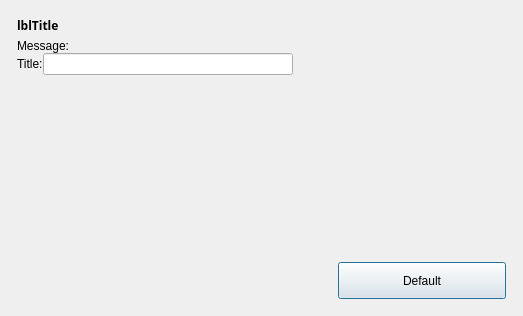
<?xml version="1.0" encoding="UTF-8"?>
<ui version="4.0">
 <class>Dialog</class>
 <widget class="QDialog" name="Dialog">
  <property name="geometry">
   <rect>
    <x>0</x>
    <y>0</y>
    <width>523</width>
    <height>316</height>
   </rect>
  </property>
  <property name="windowTitle">
   <string>Dialog</string>
  </property>
  <property name="autoFillBackground">
   <bool>false</bool>
  </property>
  <layout class="QVBoxLayout" name="verticalLayout_2">
   <item>
    <widget class="QFrame" name="frContainer">
     <property name="frameShape">
      <enum>QFrame::NoFrame</enum>
     </property>
     <property name="frameShadow">
      <enum>QFrame::Raised</enum>
     </property>
     <layout class="QVBoxLayout" name="verticalLayout">
      <property name="spacing">
       <number>0</number>
      </property>
      <property name="margin">
       <number>6</number>
      </property>
      <item>
       <layout class="QHBoxLayout" name="DialogTitle">
        <property name="bottomMargin">
         <number>5</number>
        </property>
        <item>
         <widget class="QLabel" name="lblTitle">
          <property name="sizePolicy">
           <sizepolicy hsizetype="Preferred" vsizetype="Preferred">
            <horstretch>0</horstretch>
            <verstretch>0</verstretch>
           </sizepolicy>
          </property>
          <property name="maximumSize">
           <size>
            <width>16777215</width>
            <height>45</height>
           </size>
          </property>
          <property name="font">
           <font>
            <family>Century Gothic</family>
            <weight>75</weight>
            <bold>true</bold>
           </font>
          </property>
          <property name="text">
           <string>lblTitle</string>
          </property>
         </widget>
        </item>
       </layout>
      </item>
      <item>
       <widget class="QLabel" name="lblMessage">
        <property name="text">
         <string>Message:</string>
        </property>
       </widget>
      </item>
      <item>
       <layout class="QHBoxLayout" name="horizontalLayout">
        <item>
         <layout class="QFormLayout" name="formLayout">
          <property name="fieldGrowthPolicy">
           <enum>QFormLayout::AllNonFixedFieldsGrow</enum>
          </property>
          <property name="labelAlignment">
           <set>Qt::AlignRight|Qt::AlignTrailing|Qt::AlignVCenter</set>
          </property>
          <item row="0" column="0">
           <widget class="QLabel" name="lblTitle1">
            <property name="text">
             <string>Title:</string>
            </property>
           </widget>
          </item>
          <item row="0" column="1">
           <widget class="QLineEdit" name="txtValue1">
            <property name="minimumSize">
             <size>
              <width>250</width>
              <height>0</height>
             </size>
            </property>
            <property name="text">
             <string/>
            </property>
           </widget>
          </item>
         </layout>
        </item>
        <item>
         <spacer name="ContentRightSpacer">
          <property name="orientation">
           <enum>Qt::Horizontal</enum>
          </property>
          <property name="sizeHint" stdset="0">
           <size>
            <width>40</width>
            <height>20</height>
           </size>
          </property>
         </spacer>
        </item>
       </layout>
      </item>
      <item>
       <spacer name="ContentBottomSpacer">
        <property name="orientation">
         <enum>Qt::Vertical</enum>
        </property>
        <property name="sizeHint" stdset="0">
         <size>
          <width>20</width>
          <height>43</height>
         </size>
        </property>
       </spacer>
      </item>
      <item>
       <layout class="QHBoxLayout" name="DialogButtons">
        <property name="topMargin">
         <number>5</number>
        </property>
        <item>
         <spacer name="ButtonAlignSpacer">
          <property name="orientation">
           <enum>Qt::Horizontal</enum>
          </property>
          <property name="sizeHint" stdset="0">
           <size>
            <width>40</width>
            <height>20</height>
           </size>
          </property>
         </spacer>
        </item>
        <item>
         <widget class="QPushButton" name="btnOK">
          <property name="enabled">
           <bool>true</bool>
          </property>
          <property name="minimumSize">
           <size>
            <width>168</width>
            <height>37</height>
           </size>
          </property>
          <property name="maximumSize">
           <size>
            <width>168</width>
            <height>37</height>
           </size>
          </property>
          <property name="text">
           <string>Default</string>
          </property>
          <property name="default">
           <bool>false</bool>
          </property>
         </widget>
        </item>
       </layout>
      </item>
     </layout>
    </widget>
   </item>
  </layout>
 </widget>
 <resources/>
 <connections/>
</ui>
